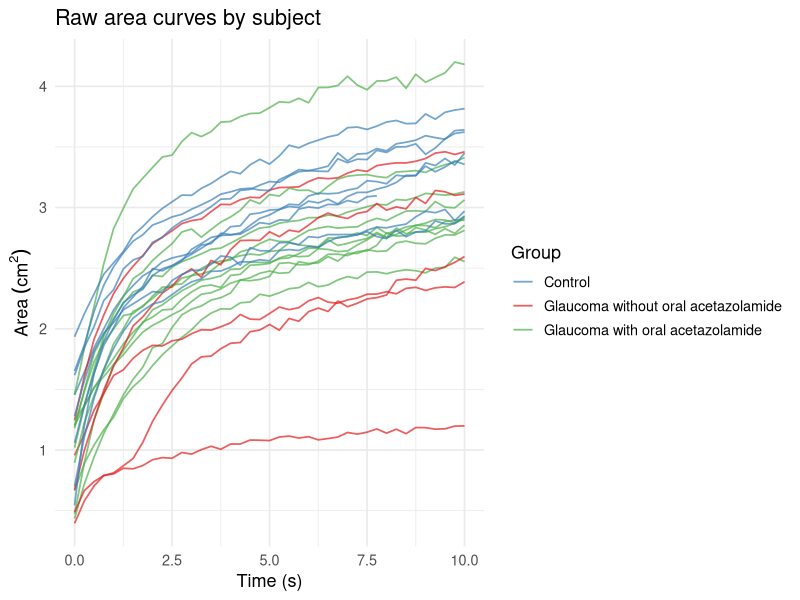
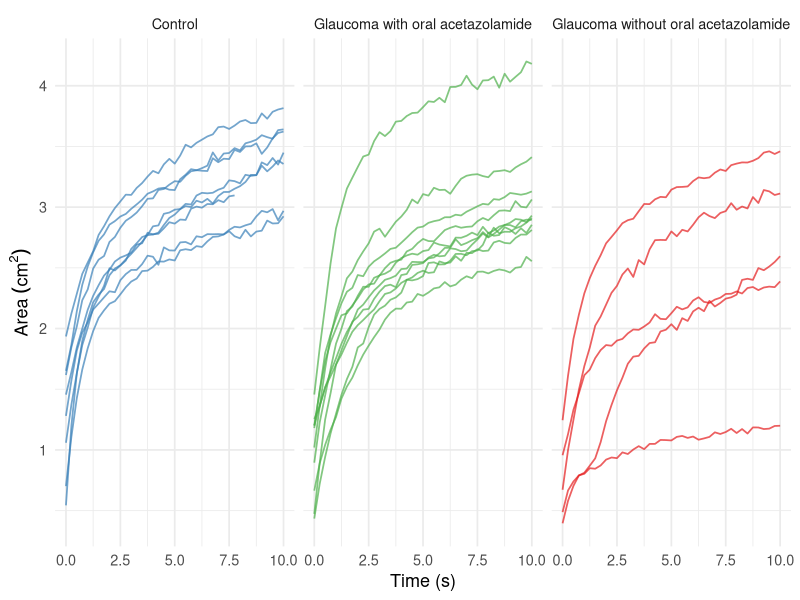
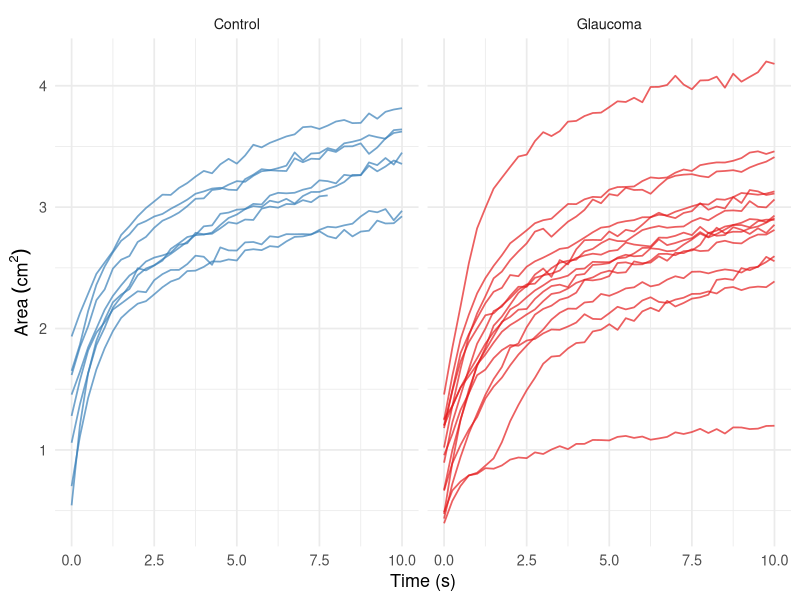

The R script that drew these images, in order:
## ---- chunk 1
knitr::opts_chunk$set(
  echo = TRUE,
  warning = FALSE,
  message = FALSE,
  fig.align = "center",
  dpi = 150,
  fig.path = "15_spaghetti_plots_R_figures/"
)
## ---- chunk 2
library(tidyverse)

# Project-wide group colors (match Python notebooks 02/03 and 13_gamm_comparison_R.Rmd)
group_cols <- c(
  "CONTROL" = "#377EB8",
  "GLAUCOMA - URAMOX" = "#E41A1C",
  "GLAUCOMA + URAMOX" = "#4DAF4A"
)
group2_cols <- c("CONTROL" = "#377EB8", "GLAUCOMA" = "#E41A1C")

# Display labels for figures
LABEL_MAP <- c(
  "CONTROL"           = "Control",
  "GLAUCOMA - URAMOX" = "Glaucoma without oral acetazolamide",
  "GLAUCOMA + URAMOX" = "Glaucoma with oral acetazolamide",
  "GLAUCOMA"          = "Glaucoma"
)
## ---- chunk 3
df <- read_csv("results/eye_liquid_spread_measurements.csv") %>%
  mutate(
    group = factor(group, levels = c("CONTROL", "GLAUCOMA - URAMOX", "GLAUCOMA + URAMOX")),
    case  = factor(case)
  )

df <- df %>%
  mutate(group2 = factor(
    ifelse(group == "CONTROL", "CONTROL", "GLAUCOMA"),
    levels = c("CONTROL", "GLAUCOMA")
  ))
## ---- chunk 4
ggplot(df, aes(x = time_sec, y = area_cm2, group = case, colour = group)) +
  geom_line(alpha = 0.7, linewidth = 0.6) +
  scale_colour_manual(values = group_cols, labels = LABEL_MAP) +
  labs(
    x = "Time (s)",
    y = expression(Area ~ (cm^2)),
    colour = "Group",
    title = "Raw area curves by subject"
  ) +
  theme_minimal(base_size = 13)
## ---- chunk 5
facet_group_order <- c("CONTROL", "GLAUCOMA + URAMOX", "GLAUCOMA - URAMOX")
df_facet <- df %>%
  mutate(group = factor(group, levels = facet_group_order))

ggplot(df_facet, aes(x = time_sec, y = area_cm2, group = case, colour = group)) +
  geom_line(alpha = 0.7, linewidth = 0.6) +
  facet_wrap(~group, labeller = as_labeller(LABEL_MAP)) +
  scale_colour_manual(values = group_cols, labels = LABEL_MAP) +
  labs(
    x = "Time (s)",
    y = expression(Area ~ (cm^2))
  ) +
  theme_minimal(base_size = 13) +
  theme(legend.position = "none")
## ---- chunk 6
ggplot(df, aes(x = time_sec, y = area_cm2, group = case, colour = group2)) +
  geom_line(alpha = 0.7, linewidth = 0.6) +
  facet_wrap(~group2, labeller = as_labeller(LABEL_MAP)) +
  scale_colour_manual(values = group2_cols, labels = LABEL_MAP) +
  labs(
    x = "Time (s)",
    y = expression(Area ~ (cm^2))
  ) +
  theme_minimal(base_size = 13) +
  theme(legend.position = "none")
## ---- chunk 7
sessionInfo()
